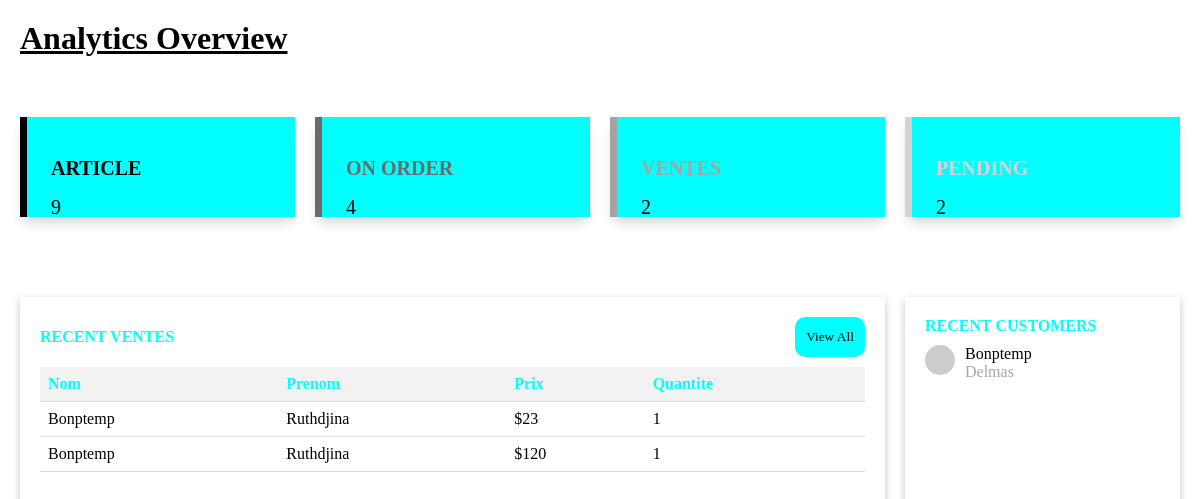
The page /TableauBord.php on the database its author committed.
### tables this page shows
CREATE TABLE `commander` (
  `id` int(11) NOT NULL,
  `Images` text DEFAULT NULL,
  `Quantite` int(11) NOT NULL,
  `Prix` int(11) NOT NULL,
  `Dates` date NOT NULL,
  `Id_user` int(11) NOT NULL,
  `id_prod` int(11) NOT NULL,
  `statut` varchar(50) DEFAULT 'Pending'
);

CREATE TABLE `utilisateurs` (
  `Id_user` int(10) NOT NULL,
  `Nom` varchar(255) NOT NULL,
  `Prenom` varchar(100) NOT NULL,
  `Email` varchar(300) NOT NULL,
  `Mode_passe` varchar(255) NOT NULL,
  `Etat` char(10) NOT NULL,
  `Commune` char(100) DEFAULT NULL
);

### configuration/commande.php (called while the page is built, shortened)
<?php
 function countProduct()
 {
   if(require("connexion_config.php")){
    $stmt= $acess->prepare("SELECT COUNT(Id_prod) as totalProduct from produits ORDER BY Dates DESC LIMIT 5");
    $stmt->execute();
    $result = $stmt->fetch(PDO::FETCH_ASSOC);
    return $result['totalProduct'];
   }
 }
 function SumProductOrder()
 {
   if(require("connexion_config.php")){
    $stmt= $acess->prepare("SELECT SUM(Quantite) as totalProduct from Commander");
    $stmt->execute();
    $result = $stmt->fetch(PDO::FETCH_ASSOC);
    return $result['totalProduct'];
   }
 }
function Vente($statut){
  if (require("connexion_config.php")) {
    $req = $acess->prepare("SELECT utilisateurs.Nom, utilisateurs.Prenom, produits.Image, Commander.Prix, Commander.Id_user, Commander.id_prod, Commander.Quantite
                           FROM utilisateurs
                           INNER JOIN Commander ON utilisateurs.Id_user = Commander.Id_user
                           INNER JOIN produits ON produits.Id_prod = Commander.id_prod where statut = :statut");
    $req->bindParam(":statut", $statut);
    $req->execute();
    $result = $req->fetchAll(PDO::FETCH_ASSOC);
    return $result;
  }
}
function countVente($statut){
  if(require("connexion_config.php")){
    $req= $acess->prepare("SELECT COUNT(id) as totalVente from Commander where statut = :statut");
    $req->bindParam(":statut", $statut);
    $req->execute();
    $result = $req->fetch(PDO::FETCH_ASSOC);
    return $result['totalVente'];
   }
}
function countPending($statut){
  if(require("connexion_config.php")){
    $req= $acess->prepare("SELECT COUNT(id) as totalPending from Commander where statut = :statut");
    $req->bindParam(":statut", $statut);
    $req->execute();
    $result = $req->fetch(PDO::FETCH_ASSOC);
    return $result['totalPending'];
   }
}
function InfoUser($statut){
  if(require("connexion_config.php")){
    $req= $acess->prepare("SELECT utilisateurs.Nom, utilisateurs.Prenom, utilisateurs.Commune from utilisateurs
                            INNER JOIN Commander on utilisateurs.Id_user = Commander.Id_user where statut = :statut GROUP BY utilisateurs.Nom, utilisateurs.Commune ORDER BY Dates DESC LIMIT 4;");
    $req->bindParam(":statut", $statut);
    $req->execute();
    $result = $req->fetchAll(PDO::FETCH_ASSOC);
    return $result;
  }
}
?>

### TableauBord.php (the view, shortened to what this page needs)
<?php
   require("configuration/commande.php");
   $TotalProduct=countProduct();
   $TotalProductOrder=SumProductOrder();
    $vente= Vente($_SESSION['statut']);
   $countVente= countVente($_SESSION['statut']);
   $countPending= countPending($_SESSION['statut1']);
   $infoUser= InfoUser($_SESSION['statut']);
?>
<!DOCTYPE html>
<html lang="en">
<head>
    <link rel="stylesheet" href="Css/style_admin.css">
</head>
<body>
    <main class="main_dash">
        <h1>Analytics Overview</h1>
        <div class="container_dash">
            <div class="cart_dash cart1">
                 <div class="cart-content">
                    <p>Article</p>
                 </div>
                <p><?php
                    if($TotalProduct>0){
                        echo $TotalProduct;
                    }
                    else{
                        echo '0';
                    }
                 ?></p>
            </div>
            <div class="cart_dash cart2">
                 <div class="cart-content">
                    <p>On order</p>
                 </div>
                <p><?php if($TotalProductOrder > 0)
                         {
                            echo $TotalProductOrder;
                        }
                         else{
                            echo '0';
                         }
                 ?></p>
            </div>
            <div class="cart_dash cart3">
                 <div class="cart-content">
                    <p>Ventes</p>
                 </div>
                <p>
                <?php if($countVente > 0)
                         {
                            echo $countVente;
                        }
                         else{
                            echo '0';
                         }
                 ?>
                </p>
            </div>
            <div class="cart_dash cart4">
                  <div class="cart-content">
                    <p>Pending</p>
                 </div>
                <p>
                <?php if($countPending > 0)
                         {
                            echo $countPending;
                        }
                         else{
                            echo '0';
                         }
                 ?>
                </p>
            </div>
            <div class="cart_Mvente cart5">
                    <div class="title_view">
                        <p class="title">Recent Ventes</p>
                        <input type="button" value="View All">
                    </div>
                    <div id="chart-bar">
                       <table>
                                <tr>
                                    <th>Nom</th>
                                    <th>Prenom</th>
                                    <th>Prix</th>
                                    <th>Quantite</th>
                                </tr>
                                <?php foreach($vente as $vent): ?>
                                <tr>
                                    <td><?=$vent['Nom']?></td>
                                    <td><?=$vent['Prenom']?></td>
                                    <td><?="$" .$vent['Prix']?></td>
                                    <td><?=$vent['Quantite']?></td>
                                </tr>
                                <?php endforeach ?>
                            </table>
                    </div>
            </div>
            <div class="cart_Mvente cart6">
                    <p class="title">Recent Customers</p>
                    <div id="chart-area">
                      <?php foreach($infoUser as $infoU): ?>
                        <div class="chart_profil">
                           <?php $avatarUrl = "https://ui-avatars.com/api/?name=" . urlencode($infoU["Nom"] . ' ' . $infoU["Prenom"]) . "&background=random";?>
                           <img src="<?php echo $avatarUrl; ?>" alt="<?php echo $infoU["Nom"] . ' ' . $infoU["Prenom"]; ?>" class="avatar" style="height: 30px; width: 30px;">
                            <div class="info_user">
                                <p6><?=$infoU["Nom"] ?></p6>
                                <p6 class="pays"><?=$infoU["Commune"] ?></p6>
                            </div>
                        </div>
                        <?php endforeach ?>
                    </div>
             </div>
            </div>
    </main>
</body>
</html>

### Css/style_admin.css (style rules this page uses)
* { padding: 0; margin: 0; box-sizing: border-box; font-family: cursive; }
:root { --gray:background-color: rgb(144, 142, 142); }
.main_dash,.container_Ajoutproduit { margin: 20px; }
.main_dash h1,.container_Ajoutproduit h1, .h1commabde { font-family: cursive; text-decoration: underline; }
.container_dash { display: grid; grid-template-columns: 1fr 1fr 1fr 1fr; grid-template-rows: 2fr 3fr; grid-template-areas: "cart1 cart2 cart3 cart4" "cart5 cart5 cart5 cart6"; gap: 20px; margin:20px 0; }
.cart_dash { height: 100px; margin-top: 40px; display: flex; flex-direction: column; justify-content: space-around; text-transform: uppercase; padding: 24px; background-color: aqua; box-shadow: 0 8px 12px -4px rgba(0, 0, 0, 0.2); }
.cart-content { display: flex; justify-content: space-between; align-items: center; padding: 16px 0; }
.cart-content p { font-weight: bold; font-size: 40px; }
.cart_dash p { font-size: 20px; }
.cart1 { grid-area: cart1; border-left: 7px solid black; }
.cart4 .cart-content p { color: rgb(107, 106, 106); }
.cart2 { grid-area: cart2; border-left: 7px solid rgb(107, 106, 106); }
.cart2 .cart-content p { color: rgb(107, 106, 106); }
.cart3 { grid-area: cart3; border-left: 7px solid rgb(164, 162, 162); }
.cart3 .cart-content p { color: rgb(164, 162, 162); }
.cart4 { grid-area: cart4; border-left: 7px solid rgb(212, 211, 211); }
.cart4 .cart-content p { color: rgb(212, 211, 211); }
.cart5 { box-shadow: rgba(0, 0, 0, 0.24) 0px 3px 8px; grid-area: cart5; overflow-y: auto; height: 300px; }
.cart6 { box-shadow: rgba(0, 0, 0, 0.24) 0px 3px 8px; grid-area: cart6; }
.cart_Mvente { padding: 20px; }
.title_view { display: flex; justify-content: space-between; align-items: center; }
.cart_Mvente p { color: black; text-transform: uppercase; font-weight: bold; color: aqua; }
.title_view input[type="button"] { width: 70px; height: 40px; border: none; outline: none; cursor: pointer; background-color: aqua; border-radius: 10px; transition: opacity .5s ease-in-out; }
table { margin-top: 10px; border-collapse: collapse; width: 100%; }
th, td { padding: 8px; text-align: left; border-bottom: 1px solid #ddd; }
th { background-color: #f2f2f2; color: aqua; font-weight: bold; }
.chart_profil { display: flex; margin: 10px 0; }
.chart_profil img { width: 34px; height: 34px; border-radius: 50%; }
.info_user { display: flex; flex-direction: column; padding-left:10px; }
.info_user .pays { color: #a5a6a9; }

### rows shown on the page
commander: Id_user.Nom "Bonptemp", Id_user.Prenom "Ruthdjina", Prix "23", Quantite "1"
commander: Id_user.Nom "Bonptemp", Id_user.Prenom "Ruthdjina", Prix "120", Quantite "1"

### other values the page prints
$TotalProduct "9"
$TotalProductOrder "4"
$countVente "2"
$countPending "2"
$infoU["Nom"] "Bonptemp"
$infoU["Commune"] "Delmas"
